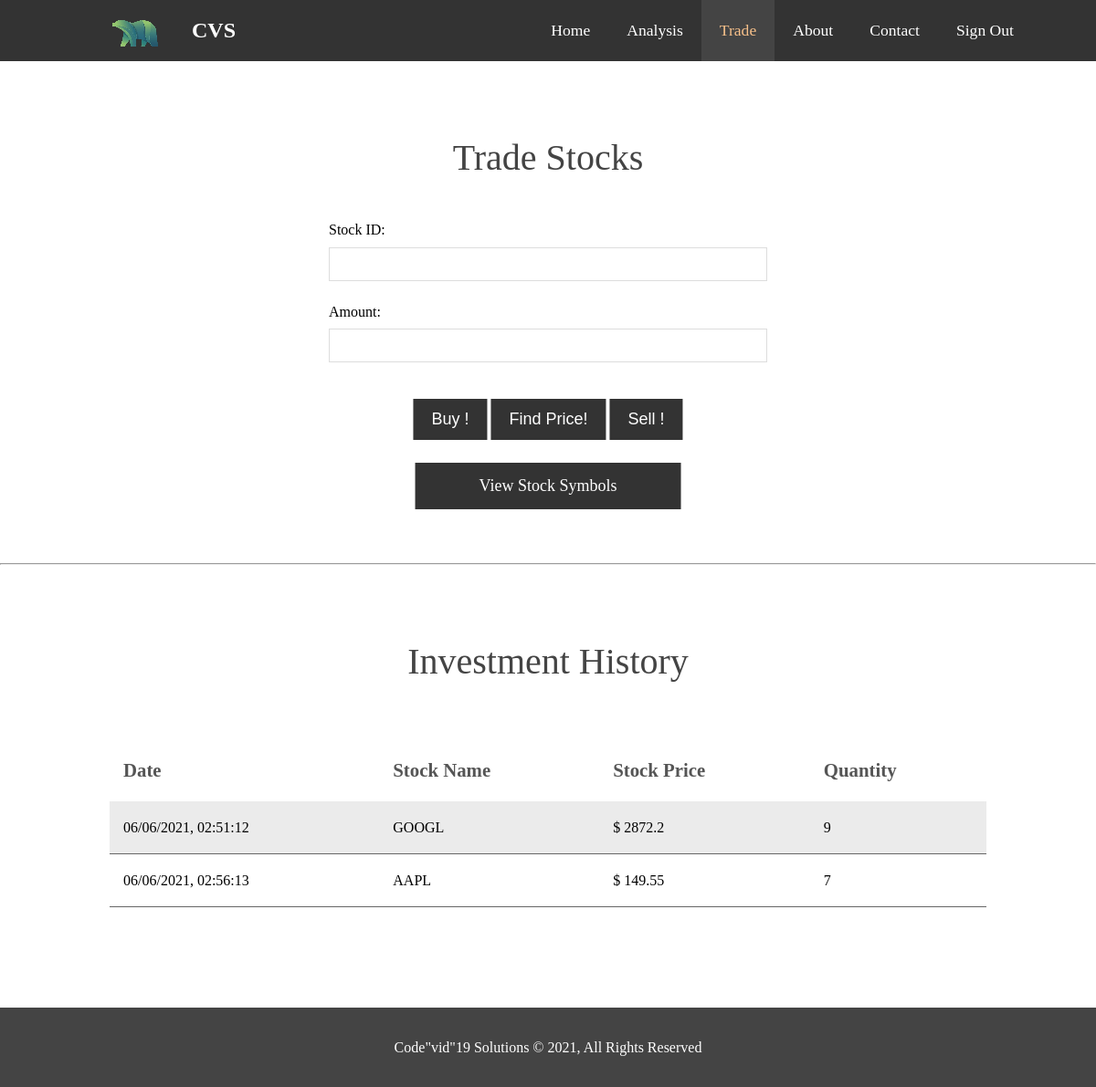
/trade (signed in), run on an earlier commit of the app's database.
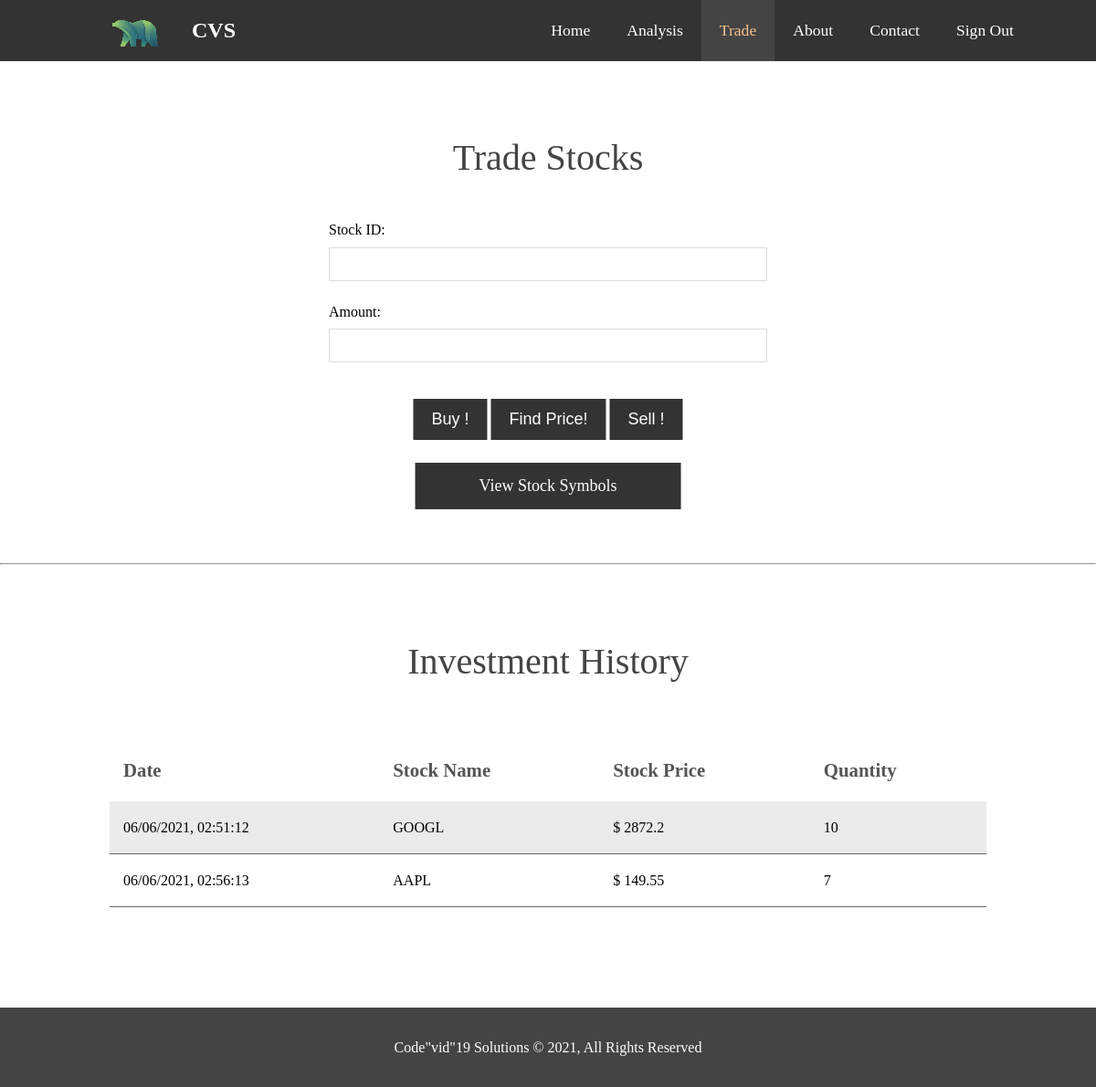
And on a later commit of the database.
### tables this page shows
CREATE TABLE stock(Date Date, Stock_Symbol Text, Price real, Quantity int, Email Text);

### back.py (the view, shortened to what this page needs)
@app.route("/trade", methods=["GET", "POST"])
def trade():
    if g.user:
        user_email = g.user
        transactions = stock.query(user_email[0], path)
        return render_template("trade.html", transactions=transactions)
    return redirect("/")

### back.py (called while the page is built)
@app.before_request
def security():
    g.user = None
    if "user_email" in session:
        emails = users.getemail(path)
        try:
            useremail = [
                email for email in emails if email[0] == session["user_email"]
            ][0]
            g.user = useremail
        except Exception as e:
            print("Failed")

### models/stock.py (called while the page is built)
def query(email: str, path: str) -> list:
    conn = s.connect(path)
    cur = conn.cursor()
    que = f"SELECT * FROM stock WHERE Email ='{email}'"
    cur.execute(que)
    res = cur.fetchall()
    return res

### models/users.py (called while the page is built)
def getemail(path: str):
    conn = s.connect(path)
    cur = conn.cursor()
    gml = 'SELECT Email FROM user'
    cur.execute(gml)
    emails = cur.fetchall()
    return emails

### templates/trade.html (shortened to what this page needs)
<!DOCTYPE html>
<html lang="en">
<head>
    <link rel="stylesheet" href="../static/css/style.css">
    <link rel="stylesheet" href="../static/css/style_buy.css">
</head>
<body>
    <header>
        <nav id="navbar">
            <div class="container">
                <img src="../static/img/web_logo.png" alt="logo" class="c-logo">
                <h1 class="logo"><a href="index">CVS</a></h1>
                <ul>
                    <li><a href="index">Home</a></li>
                    <li><a href="inv">Analysis</a></li>
                    <li><a class="current" href="trade">Trade</a></li>
                    <li><a href="about">About</a></li>
                    <li><a href="contact">Contact</a></li>
                    <li><a href="http://localhost:8000/" class="f90-logout-button">Sign Out</a></li>
                </ul>
            </div>
        </nav>
    </header>
    <section class="contact-form1" id="contact-form">
        <div class="contain">
            <h1>Trade Stocks</h1>
            <form action="" method="post">
                <div class="form-group">
                    <label for="stockid">Stock ID:</label>
                    <input type="text" name="stockid" id="stockid" required>
                </div>
                <div class="form-group">
                    <label for="amount">Amount:</label>
                    <input type="number" name="amount" id="amount" required>
                </div>
                <div class="d-button">
                    <button id="submit" type="submit" class="btn" name="b1" value="b1">Buy !</button>
                    <button type="submit" class="btn" name="p1" value="p1">Find Price!</button>
                    <button type="submit" class="btn" name="s1" value="s1">Sell !</button>
                </div>
            </form>
        </div>
        <div class="d-button">
            <a href="https://stockanalysis.com/stocks/" target="_blank" class="btn" style="padding-left: 70px; padding-right: 70px;">View Stock Symbols</a>
        </div>
    </section>
    <hr>
    <section id="flip-box">
        <h1 class="py-4">Investment History</h1>
        <div class="wrapper">
            <table class="stock-table">
                <tr class="heading">
                    <th>Date</th>
                    <th>Stock Name</th>
                    <th>Stock Price</th>
                    <th>Quantity</th>
                </tr>
            {% for transaction in transactions %}
                <tr class="data">
                    <td>{{ transaction[0] }}</td>
                    <td>{{ transaction[1] }}</td>
                    <td>$ {{ transaction[2] }}</td>
                    <td>{{ transaction[3] }}</td>
                </tr>
            {% endfor %}
            </table>
        </div>
    </section>
    <footer id="main-footer">
        <p>Code"vid"19 Solutions &copy; 2021, All Rights Reserved</p>
    </footer>
</body>
</html>

### static/css/style.css (style rules this page uses)
* { margin: 0; padding: 0; box-sizing: border-box; }
html,body { font-family: 'Montserrat'; line-height: 1.7em; }
a { color: #333; text-decoration: none; }
h1 { padding-bottom: 20px; color: #555; }
p { margin: 10px 0; }
img { image-rendering: pixelated; }
.container, .container0 { margin: auto; font-family: 'Montserrat'; max-width: 1100px; overflow: auto; padding: 0 20px; }
.btn { display: inline-block; font-size: 18px; color: #ffffff; background: #333; padding: 12px 20px; border: none; transition-duration: 0.4s; }
.d-button { position: absolute; left: 50%; transform: translateX(-50%); margin: 20px 0px; }
.py-4 { padding: 60px 0px 40px; }
#navbar { background: #333; color: #ffffff; overflow: auto; }
#navbar a { color: #ffffff; }
#navbar h1 { float: left; padding-top: 20px; }
#navbar ul { list-style: none; float: right; }
#navbar ul li { float: left; }
#navbar ul li a, #navbar ul li #sign-out { font-size: 1.1rem; display: inline-block; padding: 20px; text-align: center; }
#navbar ul li a:hover, #navbar ul li a.current { background: #444; color: #f7c08a; transition-duration: 0.5s; }
.contact-form1 { height: 550px; }
#contact-form .form-group { font-family: 'Montserrat'; margin-bottom: 20px; }
#contact-form label { display: block; margin-bottom: 5px; }
#contact-form input, #contact-form textarea { width: 100%; padding: 10px; border: 1px #ddd solid; }
.contain { display: block; overflow: auto; padding: 60px 30%; min-height: 420px; }
.stock-table { width: 100%; margin-bottom: 110px; border-collapse: collapse; }
th { padding: 15px; text-align: left; }
td { padding: 15px; text-align: left; border-bottom: 1px solid #666; }
tr:nth-child(even) { background-color: #ebebeb; }
.heading th { font-size: 1.3rem; color: #555; padding: 20px 15px; }
.c-logo { float: left; width: 80px; height: 40px; border-radius: 50%; margin-top: 15px; margin-left: 40px; margin-right: 20px; }
#main-footer { font-family: 'Montserrat'; position: relative; bottom: 0; width: 100%; text-align: center; background: #444; color: #ffffff; padding: 20px; z-index: 9999; }

### static/css/style_buy.css (style rules this page uses)
* { margin: 0; padding: 0; -webkit-box-sizing: border-box; box-sizing: border-box; }
#flip-box h1 { font-size: 2.5rem; font-family: 'Montserrat'; font-weight: normal; color: #444; text-align: center; margin: 2rem 0; }
#contact-form h1 { font-size: 2.5rem; font-family: 'Montserrat'; font-weight: normal; color: #444; text-align: center; margin: 2rem 0; }
.wrapper { display: inline-flex; width: 80%; margin: 0 10% ; max-width: 90rem; }

What changed in the data, as far as the page shows it:
changed stock "GOOGL": Quantity "9" → "10"
